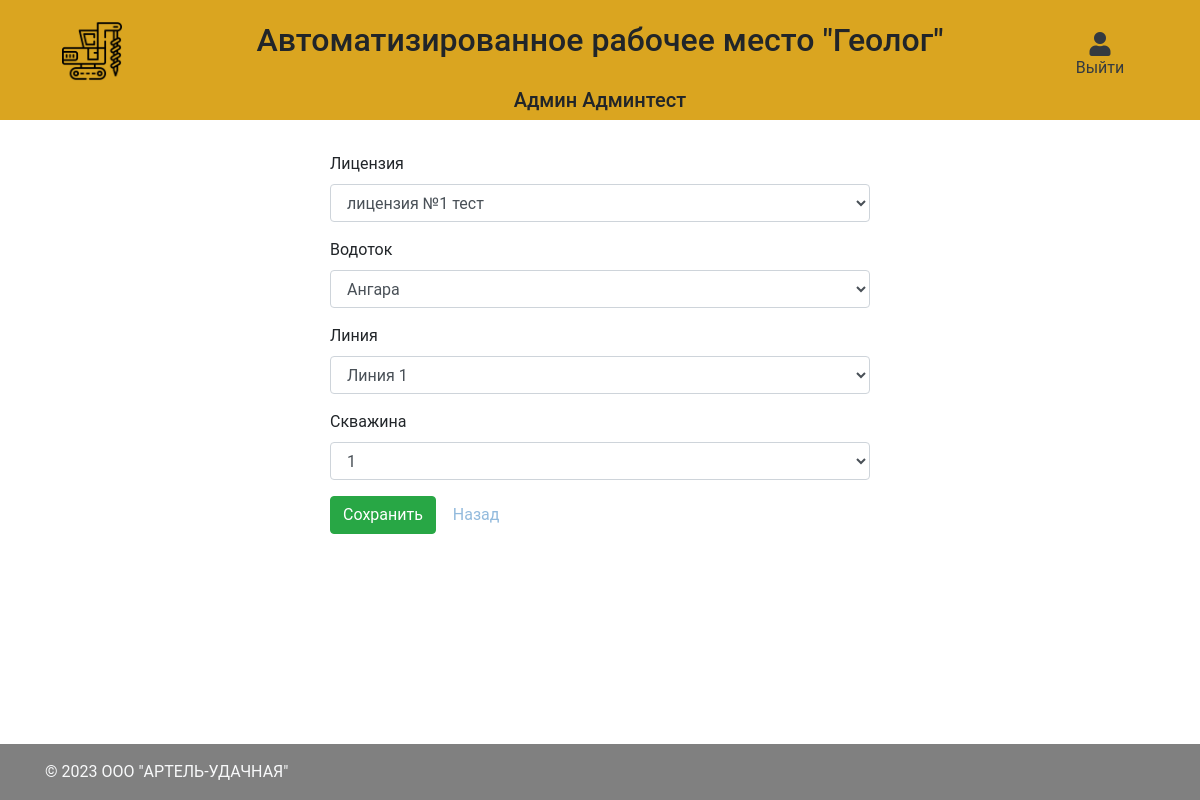
/documents/edit/1 (signed in), run on the app's committed database.
### main/models.py (models this page shows, shortened)
class CustomUser(AbstractBaseUser, PermissionsMixin):
    username = models.CharField("Логин пользователя", max_length=50, unique=True)
    first_name = models.CharField("Имя", max_length=50)
    last_name = models.CharField("Фамилия", max_length=50)
    patronymic = models.CharField("Отчество", max_length=50, default="нет")
    team = models.ForeignKey(Team, verbose_name="Номер бригады", on_delete=models.CASCADE, null=True)
    phone_number = models.CharField("Номер телефона", max_length=50, default="Не указано")
    email = models.EmailField(verbose_name="Email", max_length=255, unique=True, blank=True, null=True)
    role = models.ForeignKey(Role, on_delete=models.CASCADE, verbose_name="Должность")
    is_superuser = models.BooleanField(default=False)
    is_active = models.BooleanField(default=True)
    is_admin = models.BooleanField(default=False)
    objects = CustomUserManager()
    created_at = models.DateTimeField("Дата создания", auto_now_add=True)
    updated_at = models.DateTimeField("Дата обновления", auto_now=True)
    USERNAME_FIELD = 'username'
    REQUIRED_FIELDS = ['password']
    class Meta:
        verbose_name = "Пользователь"
        verbose_name_plural = "Пользователи"

class Documentation(models.Model):
    license = models.ForeignKey(License, on_delete=models.CASCADE, verbose_name="Лицензия")
    watercourse = models.ForeignKey(WaterCourse, on_delete=models.CASCADE, verbose_name="Водоток")
    line = models.ForeignKey(Line, on_delete=models.CASCADE, verbose_name="Линия")
    well = models.ForeignKey(Well, on_delete=models.CASCADE, verbose_name="Скважина", null=True)
    created_at = models.DateTimeField("Дата создания", auto_now_add=True)
    updated_at = models.DateTimeField("Дата обновления", auto_now=True)
    class Meta:
        verbose_name = "Документация"
        verbose_name_plural = "Документация"

### main/views.py (the view)
# urls.py: path('documents/edit/<int:pk>', views.DocumentationUpdateView.as_view(), name='documentation_edit'),
class DocumentationUpdateView(LoginRequiredMixin, UpdateView):
    template_name = "main/documents/edit.html"
    model = models.Documentation
    form_class = forms.DocumentsCreateForm
    success_url = "/main_menu?target=documents"

### main/forms.py
class DocumentsCreateForm(forms.ModelForm):
    class Meta:
        model = models.Documentation
        fields = (
            'license',
            'watercourse',
            'line',
            'well',
        )

### main/models.py (called while the page is built)
    def __str__(self):
        return self.name

    def __str__(self):
        return self.name

    def __str__(self):
        return self.name

    def __str__(self):
        return self.short_name

### templates/main/documents/edit.html (shortened to what this page needs)
{% extends "layout.html" %}
{% block content %}
{% load widget_tweaks %}
    <div class="col-12">
        <div class="row justify-content-center">
            <div class="col-md-6">
                <form method="post">
                    {% for field in form.visible_fields %}
                        <div class="form-group">
                            <label for="{{ field.id_for_label }}">{{ field.label }}</label>
                            {% render_field field class="form-control" placeholder=field.label %}
                        </div>
                    {% endfor %}
                    <div class="form-group">
                        <button type="submit" class="btn btn-success">
                         Сохранить
                        </button>
                        <a href="/main_menu?target=documents" class="btn btn-default">Назад</a>
                    </div>
                </form>
            </div>
        </div>
    </div>
{% endblock %}

### templates/layout.html (shortened to what this page needs)
<html lang="en">
    <head>
        <link rel="stylesheet" href="https://maxcdn.bootstrapcdn.com/bootstrap/4.0.0/css/bootstrap.min.css">
        <link rel="stylesheet" href="https://cdnjs.cloudflare.com/ajax/libs/font-awesome/5.15.4/css/all.min.css" />
        <link rel="stylesheet" href="/static/css/main.css" />
    </head>
    <body class="d-flex flex-column min-vh-100">
      <div class="container-fluid navbar-light bg-navbar-main">
        <div class="row">
            <div class="col-12 col-lg-2 text-center mt-3">
              <a href="/"><img class="img-fluid navbar-brand" src="/static/images/navbar_brand.png"></a>
            </div>
            <div class="col-12 col-lg-8 justify-content-center d-flex align-items-center">
              <h2>Автоматизированное рабочее место "Геолог"</h2>
            </div>
            <div class="col-12 col-lg-2 text-center mt-3">
              <ul class="d-none d-lg-block navbar-nav mr-auto mt-2 ml-3 ml-md-0 mt-lg-0 justify-content-center">
                {% if request.user.is_authenticated %}
                  <li class="nav-item dropdown">
                    <a class="nav-link d-flex flex-column text-dark mt-2" href="/logout">
                      <i class="fa fa-user" aria-hidden="true" style="font-size: 24px;"></i> Выйти
                    </a>
                  </li>
                {% else %}
                  {% comment %} <li class="nav-item m-lg-0">
                    <i class="fa fa-user" aria-hidden="true" style="font-size: 24px;">Войти</i>
                  </li> {% endcomment %}
                {% endif %}
              </ul>
            </div>
            <div class="col-12 col-lg-12 justify-content-center d-flex align-items-center">
              <h5 class="text-center">
                {% if request.user.is_authenticated %}
                  {{ request.user.first_name }} {{ request.user.last_name }}
                {% else %}
                  {% comment %} <li class="nav-item m-lg-0">
                    <i class="fa fa-user" aria-hidden="true" style="font-size: 24px;">Войти</i>
                  </li> {% endcomment %}
                {% endif %}
              </h5>
            </div>
        </div>
      </div>
      <div class="container mt-4">
          <div class="row">
              {% block content %}{% endblock %}
          </div>
      </div>
      <footer class="mt-auto py-3" style="background-color: #808080">
        <div class="container">
          <span class="text-light">© 2023 OOO "АРТЕЛЬ-УДАЧНАЯ"</span>
        </div>
      </footer>
    </body>
</html>

### static/css/main.css (style rules this page uses)
body { font-family: "Roboto", sans-serif; height: 100vh; }
.bg-navbar-main { background-color: #DAA520; }
a { color: #92badd; display:inline-block; text-decoration: none; font-weight: 400; }
.navbar-brand { width: 35%!important; }

### data on the page
CustomUser: user.first_name "Админ", user.last_name "Админтест"
Documentation: license "лицензия №1 тест" "Ангара" "Линия 1" "1"

### other printed values
{{ field.label }} "Лицензия" "Водоток" "Линия" "Скважина"
